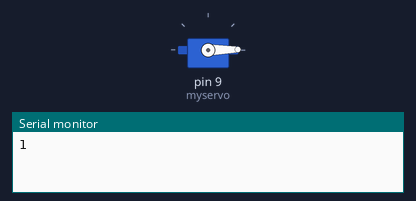
This sketch was run on a simulated Arduino Uno, built with avr-gcc and run on an emulated ATmega328P. Parts: servo, the last lines printed to the serial monitor.

Above: at 0.05 s.
At 2.6 s:
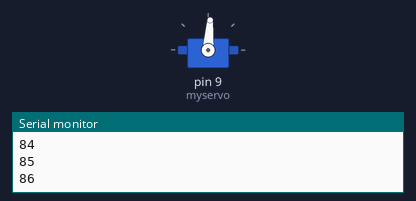
At 5.2 s:
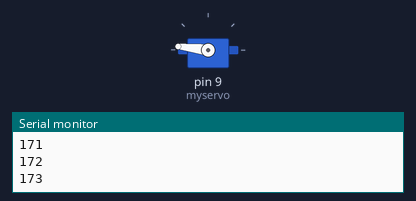
At 10.4 s:
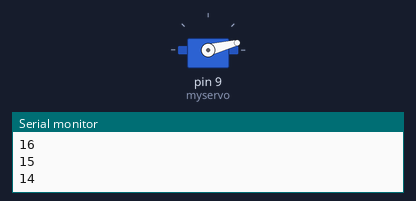
Timing chart, 0 to 14.1 s (numbered marks = the images above):
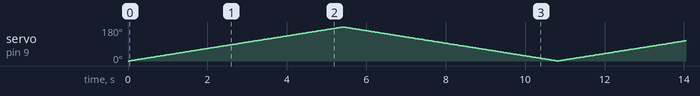

The sketch:

ServoScanner.ino
```cpp
// Josh
// 12/12/2020
#include <Servo.h>
Servo myservo;
unsigned long previousMillis = 0;
const long interval = 30;  // interval at which to increase the variable (milliseconds)
int counter = 0;
bool backwards = false;

void setup(){
  Serial.begin(9600);  // Initialize Serial Monitor
  myservo.attach(9);
  myservo.write(90);// move servos to center position -> 90°
}

void loop(){
  myservo.write(counter);// move servos
  unsigned long currentMillis = millis();
  if (currentMillis - previousMillis >= interval) {
    previousMillis = currentMillis;
    if (!backwards) {
      counter++; // if backwards is fale
    } else {
      counter--;
    }
    Serial.println(counter);  // Print the value
  }
  if (counter >= 180) {
    backwards = true;
  }
  if (counter <= 0) {
    backwards = false;
  }
}
```
